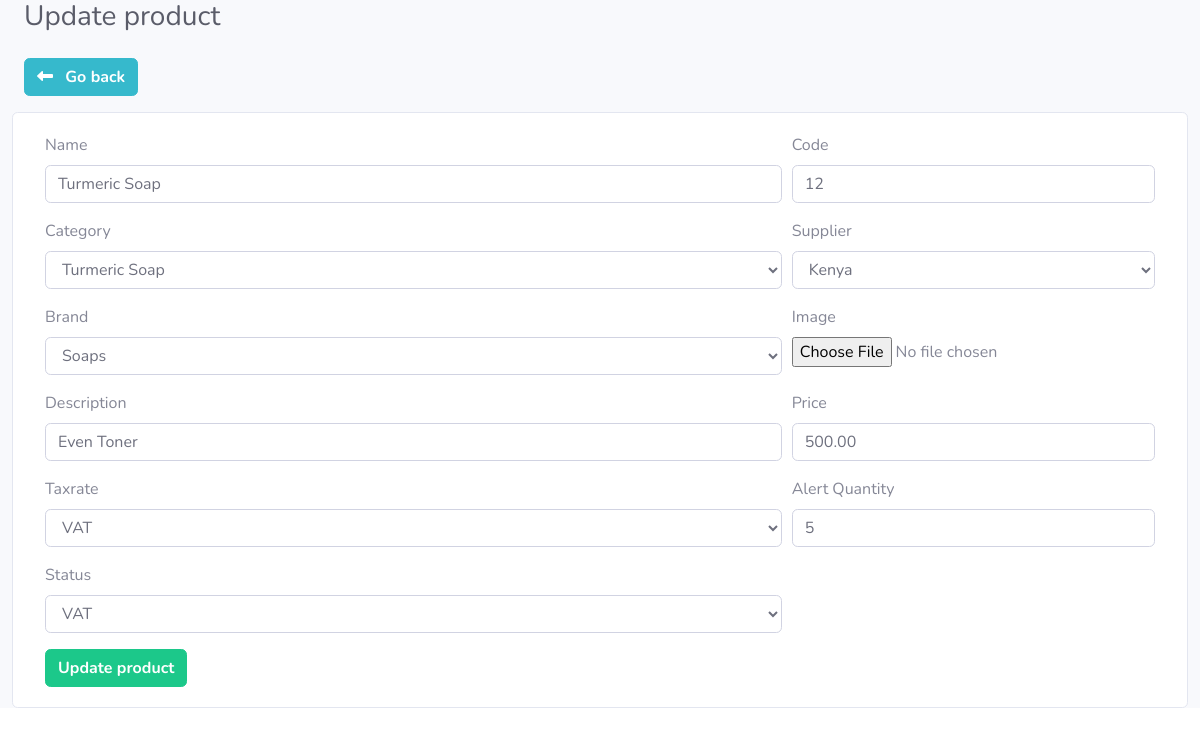
Page /posApp/update/9 (signed in) on the committed database.
### posApp/models.py (models this page shows, shortened)
class Product(models.Model):
    STATUS_CHOICES = (  # new
        ("ACTIVE", "Active"),
        ("INACTIVE", "Inactive")
    )
    name = models.CharField(max_length=200)
    code = models.CharField(max_length=100)
    category = models.ForeignKey(Category, on_delete=models.CASCADE)
    supplier = models.ForeignKey(Supplier, on_delete=models.CASCADE, null=True, blank=True)
    brand = models.ForeignKey(Brand, on_delete=models.CASCADE)
    image = models.ImageField(upload_to='product')
    description =  models.TextField(max_length=300)
    price =  models.DecimalField(max_digits=9, decimal_places=2, default=0)
    taxrate = models.ForeignKey(TaxRate, on_delete=models.CASCADE, null=True, blank=True, default=0)
    alert_quantity = models.IntegerField(default=2)
    stock = models.PositiveIntegerField(default=0)
    status = models.CharField(
        choices=STATUS_CHOICES,
        max_length=100,
        verbose_name="Status of the product", default="ACTIVE"
    )
    date_added = models.DateTimeField(default=timezone.now)
    date_updated = models.DateTimeField(auto_now=True)
    store = models.ForeignKey(Store, on_delete=models.CASCADE,null=True, blank=True)

### posApp/views.py (the view, shortened to what this page needs)
# urls.py: path('update/<str:product_id>',views.ProductsUpdateView, name='products_update'),
def ProductsUpdateView(request, product_id):
    store_id = request.session.get('store_id')
    store = Store.objects.get(id=store_id)
    """
    parameter:
        product_id : The product's to be updated
    """
    try:
        product = Product.objects.get(id=product_id)
    except Exception as e:
        messages.success(
            request, 'There was an error trying to get the product!', extra_tags="danger")
        print(e)
        return redirect('products:products_list')
    context = {
        "product_status": Product.status.field.choices,
        "categories": Category.objects.all().filter(status="ACTIVE"),
        'products' : Product.objects.filter(store=store),
        'suppliers': Supplier.objects.filter(store=store),
        'brands': Brand.objects.filter(store=store),
        'taxrates': TaxRate.objects.all(),
        'product':product
    }
    return render(request, "posApp/product_update.html", context=context)

### posApp/templates/posApp/product_update.html (shortened to what this page needs)
{% extends "posApp/abase.html" %}
{% block content %}
<div class="row ml-0 mb-3">
    <a href="{% url 'products_list' %}">
        <button type="button" class="btn btn-info font-weight-bold">
            <i class="fas fa-long-arrow-alt-left mr-2"></i>
            Go back
        </button>
    </a>
</div>
<div class="row">
    <div class="card col-md-12">
        <div class="card-body">
            <form action="{% url 'products_update' product.id %}"  method="post" enctype="multipart/form-data">
                <div class="form-row">
                    <div class="form-group col-md-8">
                        <label for="inputDescription">Name</label>
                        <input type="text" class="form-control" name="name" placeholder="Name of product" value="{{product.name}}" required>
                    </div>
                    <div class="form-group col-md-4">
                        <label for="code">Code</label>
                        <input type="text" class="form-control" name="code" placeholder="Code of product" value="{{product.code}}" required>
                    </div>
                </div>
                <div class="form-row">
                    <div class="form-group col-md-8">
                        <label for="category">Category</label>
                        <select name="category" class="form-control" required>
                            {% for category in categories %}
                                {% if product.category.id == category.id%}
                                    <option value="{{category.id}}" selected>{{category.name}}</option>
                                {% else %}
                                    <option value="{{category.id}}">{{category.name}}</option>
                                {% endif %}
                            {% endfor %}
                        </select>
                    </div>
                    <div class="form-group col-md-4">
                        <label for="supplier">Supplier</label>
                        <select name="supplier" class="form-control" required>
                            {% for supplier in suppliers %}
                                {% if product.supplier.id == supplier.id%}
                                    <option value="{{supplier.id}}" selected>{{supplier.name}}</option>
                                {% else %}
                                <option value="{{supplier.id}}">{{supplier.name}}</option>
                                {% endif %}
                            {% endfor %}
                        </select>
                    </div>
                </div>
                <div class="form-row">
                    <div class="form-group col-md-8">
                        <label for="brand">Brand</label>
                        <select name="brand" class="form-control" required>
                            {% for brand in brands %}
                                {% if product.brand.id == brand.id%}
                                    <option value="{{brand.id}}" selected>{{brand.name}}</option>
                                {% else %}
                                    <option value="{{brand.id}}">{{brand.name}}</option>
                                {% endif %}
                            {% endfor %}
                        </select>
                    </div>
                    <div class="form-group col-md-4">
                        <label for="image">Image</label>
                        <input type="file" name="product_image" class="form-control-file" required>
                    </div>
                </div>
                <div class="form-row">
                    <div class="form-group col-md-8">
                        <label for="inputDescription">Description</label>
                        <input type="text" name="description" class="form-control" placeholder="Write the product description" value="{{product.description}}"required>
                    </div>
                    <div class="form-group col-md-4">
                        <label for="inputPrice">Price</label>
                        <input type="number" name="price" step="any"  class="form-control" placeholder="0.00" value="{{product.price}}" required>
                    </div>
                </div>
                <div class="form-row">
                    <div class="form-group col-md-8">
                        <label for="taxrate">Taxrate</label>
                        <select name="taxrate" class="form-control" required>
                            {% for taxrate in taxrates %}
                                {% if product.taxrate.id == taxrate.id%}
                                    <option value="{{taxrate.id}}" selected>{{taxrate.name}}</option>
                                {% else %}
                                    <option value="{{taxrate.id}}">{{taxrate.name}}</option>
                                {% endif %}
                            {% endfor %}
                    </select>
                    </div>
                    <div class="form-group col-md-4">
                        <label for="inputAlert">Alert Quantity</label>
                        <input type="number" name="alert_quantity" step="any"  class="form-control" placeholder="2" value="{{product.alert_quantity}}"required>
                    </div>
                </div>
                <div class="form-row">
                    <div class="form-group col-md-8">
                        <label for="state">Status</label>
                        <select name="state" class="form-control" required>
                            {% for taxrate in taxrates %}
                                {% if product.taxrate.id == taxrate.id%}
                                    <option value="{{taxrate.id}}" selected>{{taxrate.name}}</option>
                                {% else %}
                                    <option value="{{taxrate.id}}">{{taxrate.name}}</option>
                                {% endif %}
                            {% endfor %}
                        </select>
                    </div>
                </div>
                <button type="submit" class="btn btn-success font-weight-bold">Update product</button>
            </form>
        </div>
    </div>
</div>
{% endblock content %}

### rows in the picture
Product: name "Turmeric Soap", code "12", description "Even Toner", price "500.00", alert_quantity "5"

### other values in the picture
form field category "Turmeric Soap"
form field supplier "Kenya"
form field brand "Soaps"
form field taxrate "VAT"
form field state "VAT"
